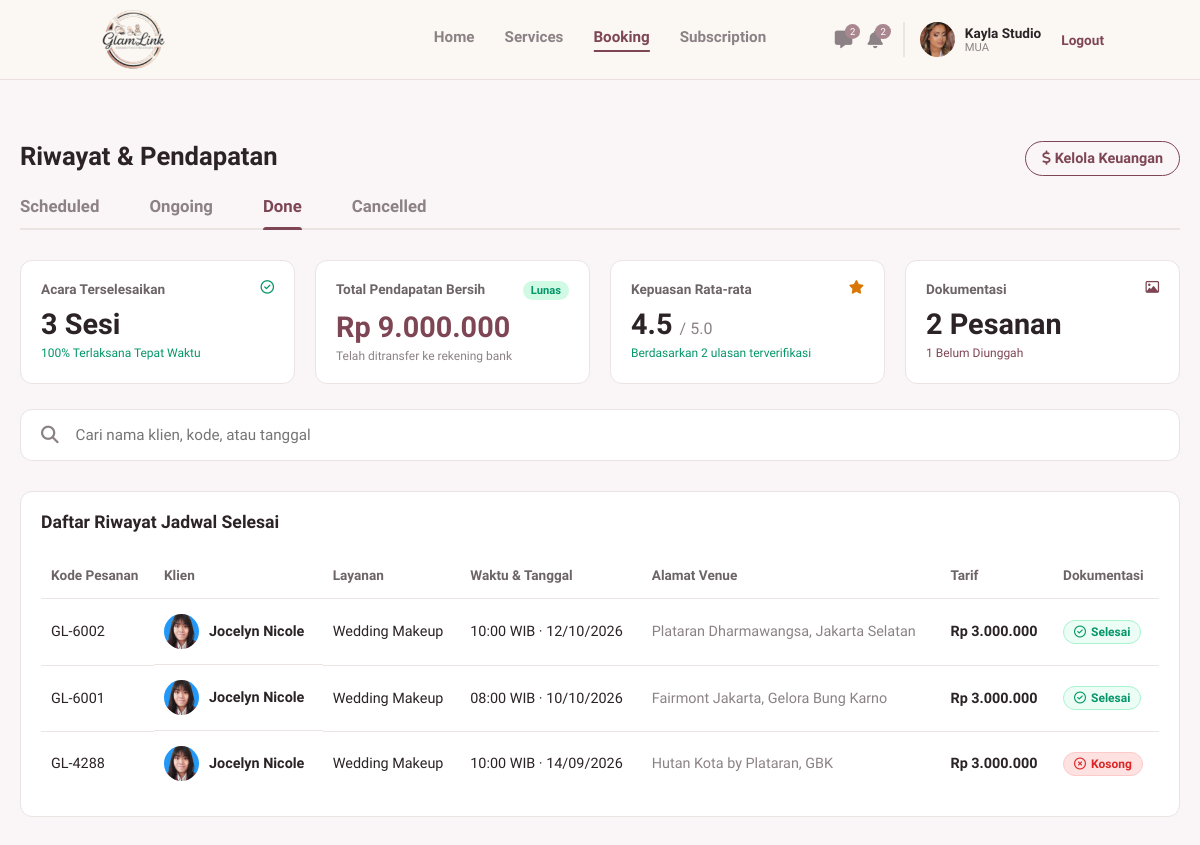
Page /mua/booking.php?tab=done (signed in) on the committed database.
### tables this page shows
CREATE TABLE `users` (
  `id_user` int(11) NOT NULL,
  `nama` varchar(100) NOT NULL,
  `email` varchar(100) NOT NULL,
  `nomor_telepon` varchar(20) DEFAULT NULL,
  `nama_brand` varchar(150) DEFAULT NULL,
  `bio` text DEFAULT NULL,
  `lokasi` varchar(150) DEFAULT NULL,
  `foto_profil` varchar(255) DEFAULT NULL,
  `password` varchar(255) NOT NULL,
  `role` enum('mua','pelanggan','admin') NOT NULL,
  `dibuat_pada` timestamp NOT NULL DEFAULT current_timestamp(),
  `status_verifikasi` enum('pending','approved','rejected') NOT NULL DEFAULT 'approved',
  `alasan_tolak` varchar(255) DEFAULT NULL
);

CREATE TABLE `bookings` (
  `id_booking` int(11) NOT NULL,
  `no_invoice` varchar(20) NOT NULL,
  `id_mua` int(11) NOT NULL,
  `id_pelanggan` int(11) NOT NULL,
  `id_layanan` int(11) NOT NULL,
  `tanggal_booking` date NOT NULL,
  `waktu_booking` time NOT NULL,
  `lokasi_acara` varchar(255) DEFAULT NULL,
  `catatan` text DEFAULT NULL,
  `total_harga` int(11) NOT NULL,
  `status` enum('menunggu','dikonfirmasi','selesai','ditolak') NOT NULL DEFAULT 'menunggu',
  `is_mua_done` tinyint(1) DEFAULT 0,
  `is_client_done` tinyint(1) DEFAULT 0,
  `foto_dokumentasi` varchar(255) DEFAULT NULL,
  `rating` int(1) DEFAULT NULL,
  `ulasan` text DEFAULT NULL,
  `created_at` timestamp NOT NULL DEFAULT current_timestamp()
);

CREATE TABLE `services` (
  `id_service` int(11) NOT NULL,
  `id_mua` int(11) NOT NULL,
  `nama_layanan` varchar(150) NOT NULL,
  `kategori` varchar(100) DEFAULT NULL,
  `harga` decimal(10,2) NOT NULL,
  `durasi` varchar(50) DEFAULT NULL,
  `deskripsi` text DEFAULT NULL,
  `fasilitas` text DEFAULT NULL
);

### mua/booking.php (the view, shortened to what this page needs)
<?php
require '../koneksi.php';
$id_mua = $_SESSION['id_user'];
$month = isset($_GET['m']) ? (int)$_GET['m'] : (int)date('m');
$year = isset($_GET['y']) ? (int)$_GET['y'] : (int)date('Y');
$tab = $_GET['tab'] ?? 'scheduled';
$status_filter = "b.status IN ('menunggu', 'dikonfirmasi')";
$time_filter = "AND (b.tanggal_booking > CURDATE() OR (b.tanggal_booking = CURDATE() AND b.waktu_booking > CURTIME()))";
$date_filter = "AND MONTH(b.tanggal_booking) = '$month' AND YEAR(b.tanggal_booking) = '$year'";
$page_title = 'Pesanan Terkonfirmasi';
if ($tab == 'ongoing') {
    $status_filter = "b.status = 'dikonfirmasi'";
    $time_filter = "AND (b.tanggal_booking < CURDATE() OR (b.tanggal_booking = CURDATE() AND b.waktu_booking <= CURTIME()))";
    $date_filter = "";
    $page_title = 'Jadwal Hari Ini';
} elseif ($tab == 'done') {
    $status_filter = "b.status = 'selesai'";
    $time_filter = "";
    $date_filter = "";
    $page_title = 'Riwayat & Pendapatan';
} elseif ($tab == 'cancelled') {
    $status_filter = "b.status = 'ditolak'";
    $time_filter = "";
    $page_title = 'Pesanan Dibatalkan';
}
$query_bookings = mysqli_query($koneksi, "
    SELECT b.*, u.nama AS nama_klien, u.foto_profil AS foto_klien, u.nomor_telepon, s.nama_layanan
    FROM bookings b
    LEFT JOIN users u ON b.id_pelanggan = u.id_user
    LEFT JOIN services s ON b.id_layanan = s.id_service
    WHERE b.id_mua = '$id_mua' AND ($status_filter) $time_filter $date_filter
    ORDER BY b.tanggal_booking DESC, b.waktu_booking DESC
");
$all_bookings = [];
$total_sesi = 0;
$total_pendapatan = 0;
$dokum_terisi = 0;
$dokum_kosong = 0;
$total_rating = 0;
$jumlah_ulasan = 0;
if ($query_bookings) {
    while ($row = mysqli_fetch_assoc($query_bookings)) {
        $all_bookings[] = $row;
        if ($tab == 'done') {
            $total_sesi++;
            $total_pendapatan += $row['total_harga'];
            if (!empty($row['foto_dokumentasi'])) {
                $dokum_terisi++;
            } else {
                $dokum_kosong++;
            }
            if (!empty($row['rating']) && $row['rating'] > 0) {
                $total_rating += $row['rating'];
                $jumlah_ulasan++;
            }
        }
    }
}
$rata_rata_rating = $jumlah_ulasan > 0 ? round($total_rating / $jumlah_ulasan, 1) : 0;
?>
<!DOCTYPE html>
<html lang="id">
<head>
    <link rel="stylesheet" href="https://cdnjs.cloudflare.com/ajax/libs/font-awesome/6.4.0/css/all.min.css">
    <link rel="stylesheet" href="../assets/css/navbar.css">
    <link rel="stylesheet" href="../assets/css/mua_booking.css">
</head>
<body>
    <?php include '../navbar.php'; ?>
    <main class="booking-main">
        <div class="page-header header-action">
            <h2><?php echo $page_title; ?></h2>
            <?php if($tab == 'done'): ?>
                <a href="#" class="btn-outline-maroon"><i class="fa-solid fa-dollar-sign"></i> Kelola Keuangan</a>
            <?php endif; ?>
        </div>
        <div class="booking-tabs">
            <a href="?tab=scheduled&m=<?php echo $month; ?>&y=<?php echo $year; ?>" class="tab-link <?php echo $tab == 'scheduled' ? 'active' : ''; ?>">Scheduled</a>
            <a href="?tab=ongoing&m=<?php echo $month; ?>&y=<?php echo $year; ?>" class="tab-link <?php echo $tab == 'ongoing' ? 'active' : ''; ?>">Ongoing</a>
            <a href="?tab=done&m=<?php echo $month; ?>&y=<?php echo $year; ?>" class="tab-link <?php echo $tab == 'done' ? 'active' : ''; ?>">Done</a>
            <a href="?tab=cancelled&m=<?php echo $month; ?>&y=<?php echo $year; ?>" class="tab-link <?php echo $tab == 'cancelled' ? 'active' : ''; ?>">Cancelled</a>
        </div>
        <?php if ($tab == 'done'): ?>
            <div class="done-stats-grid">
               <div class="stat-box">
                  <div class="stat-title">Acara Terselesaikan <i class="fa-regular fa-circle-check text-green"></i></div>
                  <div class="stat-value"><?php echo $total_sesi; ?> Sesi</div>
                  <div class="stat-desc text-green">100% Terlaksana Tepat Waktu</div>
               </div>
               <div class="stat-box">
                  <div class="stat-title">Total Pendapatan Bersih <span class="badge-lunas">Lunas</span></div>
                  <div class="stat-value text-maroon">Rp <?php echo number_format($total_pendapatan, 0, ',', '.'); ?></div>
                  <div class="stat-desc">Telah ditransfer ke rekening bank</div>
               </div>
               <div class="stat-box">
                  <div class="stat-title">Kepuasan Rata-rata <i class="fa-solid fa-star text-yellow"></i></div>
                  <div class="stat-value"><?php echo $rata_rata_rating > 0 ? number_format($rata_rata_rating, 1) : '-'; ?> <span class="sub-val">/ 5.0</span></div>
                  <div class="stat-desc text-green">Berdasarkan <?php echo $jumlah_ulasan; ?> ulasan terverifikasi</div>
               </div>
               <div class="stat-box">
                  <div class="stat-title">Dokumentasi <i class="fa-regular fa-image text-maroon"></i></div>
                  <div class="stat-value"><?php echo $dokum_terisi; ?> Pesanan</div>
                  <div class="stat-desc text-maroon"><?php echo $dokum_kosong; ?> Belum Diunggah</div>
               </div>
            </div>
            <div class="search-container">
                <i class="fa-solid fa-magnifying-glass"></i>
                <input type="text" placeholder="Cari nama klien, kode, atau tanggal">
            </div>
            <div class="done-table-container">
                <h3>Daftar Riwayat Jadwal Selesai</h3>
                <?php if (count($all_bookings) > 0): ?>
                <table class="history-table">
                    <thead>
                        <tr>
                            <th>Kode Pesanan</th>
                            <th>Klien</th>
                            <th>Layanan</th>
                            <th>Waktu & Tanggal</th>
                            <th>Alamat Venue</th>
                            <th>Tarif</th>
                            <th>Dokumentasi</th>
                        </tr>
                    </thead>
                    <tbody>
                        <?php foreach ($all_bookings as $bk): ?>
                        <tr onclick="window.location.href='session_detail.php?id=<?php echo $bk['id_booking']; ?>'" style="cursor: pointer; transition: 0.2s;" onmouseover="this.style.backgroundColor='#faf5f6'" onmouseout="this.style.backgroundColor='transparent'">
                            <td><?php echo htmlspecialchars($bk['no_invoice']); ?></td>
                            <td class="td-client"><img src="../assets/img/<?php echo htmlspecialchars($bk['foto_klien'] ?? 'default.jpg'); ?>" alt="klien"> <?php echo htmlspecialchars($bk['nama_klien']); ?></td>
                            <td><?php echo htmlspecialchars($bk['nama_layanan']); ?></td>
                            <td><?php echo date('H:i', strtotime($bk['waktu_booking'])); ?> WIB &middot; <?php echo date('d/m/Y', strtotime($bk['tanggal_booking'])); ?></td>
                            <td style="color: #8c8286;"><?php echo htmlspecialchars($bk['lokasi_acara'] ?? '-'); ?></td>
                            <td class="price text-maroon" style="font-weight:600;">Rp <?php echo number_format($bk['total_harga'], 0, ',', '.'); ?></td>
                            <td>
                                <?php if(!empty($bk['foto_dokumentasi'])): ?>
                                    <span class="badge-dokum selesai"><i class="fa-regular fa-circle-check"></i> Selesai</span>
                                <?php else: ?>
                                    <span class="badge-dokum kosong"><i class="fa-regular fa-circle-xmark"></i> Kosong</span>
                                <?php endif; ?>
                            </td>
                        </tr>
                        <?php endforeach; ?>
                    </tbody>
                </table>
                <?php else: ?>
                    <div class="empty-state">Belum ada riwayat jadwal selesai.</div>
                <?php endif; ?>
            </div>
        <?php endif; ?>
    </main>
</body>
</html>

### navbar.php (shortened to what this page needs)
<?php
$path_prefix = in_array(basename(dirname($_SERVER['PHP_SELF'])), ['mua', 'klien']) ? '../' : '';
$nav_logged_in = isset($_SESSION['status_login']) && $_SESSION['status_login'] == true;
$nav_role = isset($_SESSION['role']) ? $_SESSION['role'] : '';
if ($nav_logged_in && in_array($nav_role, ['mua', 'pelanggan']) && isset($koneksi)) {
    $id_mua_nav = $_SESSION['id_user'];
    $nav_query = mysqli_query($koneksi, "SELECT nama, nama_brand, foto_profil, status_verifikasi FROM users WHERE id_user = '$id_mua_nav'");
    $nav_profil = mysqli_fetch_assoc($nav_query);
}
?>
<header class="navbar">
    <div class="logo">
        <a href="<?php echo $path_prefix; ?>index.php">
            <img src="<?php echo $path_prefix; ?>assets/img/logo.png" alt="GlamLink">
        </a>
    </div>
    <?php if (!$nav_logged_in): ?>
        <div class="nav-links">
            <a href="<?php echo $path_prefix; ?>login.php" class="btn-text">Masuk</a>
            <a href="<?php echo $path_prefix; ?>login.php" class="btn-outline">Masuk Sebagai MUA</a>
            <a href="<?php echo $path_prefix; ?>register.php" class="btn-filled">Daftar</a>
        </div>
    <?php elseif ($nav_role == 'mua'): ?>
        <?php if (($nav_profil['status_verifikasi'] ?? 'approved') === 'approved'): ?>
        <div class="nav-menu-mua">
            <a href="<?php echo $path_prefix; ?>mua/index.php">Home</a>
            <a href="<?php echo $path_prefix; ?>mua/services.php">Services</a>
            <a href="<?php echo $path_prefix; ?>mua/booking.php">Booking</a>
            <a href="<?php echo $path_prefix; ?>mua/subscription.php">Subscription</a>
        </div>
        <?php endif; ?>
        <div class="nav-profile-mua">
            <div class="nav-icons">
                <a href="#" class="icon-btn"><i class="fa-solid fa-message"></i><span class="badge">2</span></a>
                <a href="#" class="icon-btn"><i class="fa-solid fa-bell"></i><span class="badge">2</span></a>
            </div>
            <div class="profile-info">
                <?php if(!empty($nav_profil['foto_profil'])): ?>
                    <img src="<?php echo $path_prefix; ?>assets/img/<?php echo htmlspecialchars($nav_profil['foto_profil']); ?>" alt="Profile">
                <?php else: ?>
                    <div style="width:35px;height:35px;background:#e0d8da;border-radius:50%;display:flex;align-items:center;justify-content:center;color:#fff;font-size:0.8rem;"><i class="fa-solid fa-user"></i></div>
                <?php endif; ?>
                <div class="profile-text">
                    <span class="brand-name"><?php echo htmlspecialchars($nav_profil['nama_brand'] ?? 'Nama Brand'); ?></span>
                    <span class="role-text"><?php echo ($nav_profil['status_verifikasi'] ?? 'approved') === 'approved' ? 'MUA' : 'Belum terverifikasi'; ?></span>
                </div>
            </div>
            <a href="<?php echo $path_prefix; ?>logout.php" class="logout-link">Logout</a>
        </div>
    <?php endif; ?>
</header>

### assets/css/navbar.css (style rules this page uses)
:root { --gl-primary: #7E4655; --gl-primary-dark: #623642; --gl-soft: #f0e6e9; }
.navbar { position: fixed; inset: 0 0 auto 0; height: 80px; display: flex; align-items: center; justify-content: space-between; padding: 0 8%; background-color: #FBF8F4; border-bottom: 1px solid #eadfe0; box-sizing: border-box; z-index: 1000; font-family: 'Plus Jakarta Sans', sans-serif; }
.navbar .logo { display: flex; align-items: center; }
.navbar .logo img { display: block; height: 60px; width: auto; }
.nav-menu-mua { display: flex; gap: 30px; font-weight: 600; font-size: 0.95rem; position: absolute; left: 50%; transform: translateX(-50%); }
.nav-menu-mua a { text-decoration: none; color: #8c8286; transition: 0.3s; font-family: 'Plus Jakarta Sans', sans-serif; }
.nav-menu-mua a:hover, .nav-menu-mua a.active { color: var(--gl-primary); }
.nav-menu-mua a.active { border-bottom: 2px solid var(--gl-primary); padding-bottom: 4px; }
.nav-profile-mua { display: flex; align-items: center; gap: 20px; }
.nav-icons { display: flex; gap: 15px; }
.nav-icons .icon-btn { position: relative; color: #8c8286; font-size: 1.1rem; text-decoration: none; }
.nav-icons .badge { position: absolute; top: -6px; right: -8px; background-color: #A98790; color: white; font-size: 0.6rem; padding: 2px 5px; border-radius: 50%; }
.profile-info { display: flex; align-items: center; gap: 10px; border-left: 2px solid #eae5e3; padding-left: 15px; }
.profile-info img { width: 35px; height: 35px; border-radius: 50%; object-fit: cover; }
.profile-text { display: flex; flex-direction: column; }
.profile-text .brand-name { font-weight: 700; color: #2b2326; font-size: 0.85rem; }
.profile-text .role-text { font-size: 0.7rem; color: #8c8286; }
.logout-link { color: var(--gl-primary); font-size: 0.85rem; text-decoration: none; font-weight: 600; }

### rows in the picture
users: foto_profil (picture), nama_brand "Kayla Studio"
bookings: no_invoice "GL-6002", id_pelanggan.foto_profil (picture), id_pelanggan.nama "Jocelyn Nicole", id_layanan.nama_layanan "Wedding Makeup", waktu_booking "10:00", tanggal_booking "12/10/2026", lokasi_acara "Plataran Dharmawangsa, Jakarta Selatan", total_harga "3.000.000", shows "Selesai"
bookings: no_invoice "GL-6001", id_pelanggan.foto_profil (picture), id_pelanggan.nama "Jocelyn Nicole", id_layanan.nama_layanan "Wedding Makeup", waktu_booking "08:00", tanggal_booking "10/10/2026", lokasi_acara "Fairmont Jakarta, Gelora Bung Karno", total_harga "3.000.000", shows "Selesai"
bookings: no_invoice "GL-4288", id_pelanggan.foto_profil (picture), id_pelanggan.nama "Jocelyn Nicole", id_layanan.nama_layanan "Wedding Makeup", waktu_booking "10:00", tanggal_booking "14/09/2026", lokasi_acara "Hutan Kota by Plataran, GBK", total_harga "3.000.000", shows "Kosong"

### other values in the picture
$page_title "Riwayat & Pendapatan"
$total_sesi "3"
$total_pendapatan "9.000.000"
$rata_rata_rating "4.5"
$jumlah_ulasan "2"
$dokum_terisi "2"
$dokum_kosong "1"
